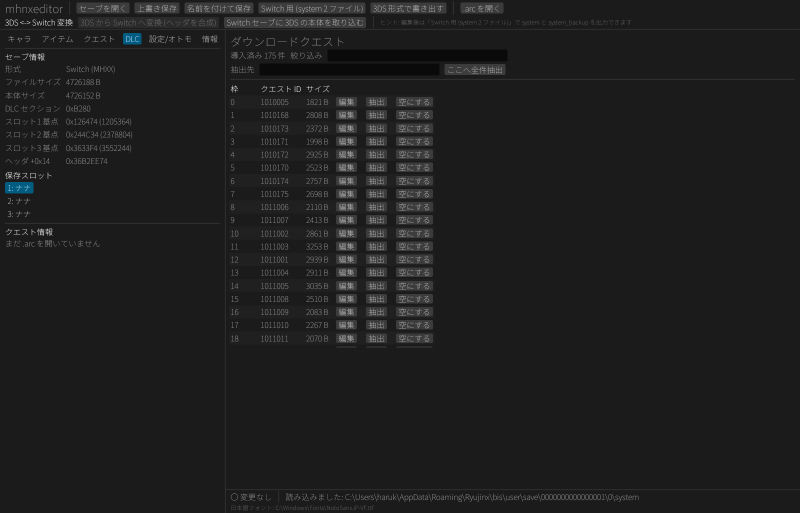
#> input picture .re_review_ux/dlc.png, 1600 x 1025 px, found by its file name (shown at 1/2 size)
$ python crop.py
#> lines starting #> are read from the running program, lines starting #| are printed output that depends on the picture

import sys
from PIL import Image
p = r"C:\anyWorkspace\nx\mhxx\mhnxeditor\.re_review_ux"
img = Image.open(p + r"\dlc.png")
#> img is the input picture: PIL image 1600x1025 RGBA; mean R, G, B, A 30.8, 30.9, 30.9, 255
print(img.size)
#| (1600, 1025)
# crop header area
img.crop((440, 155, 1060, 215)).resize((1240, 120), Image.LANCZOS).save(p + r"\z_dlc_header.png")
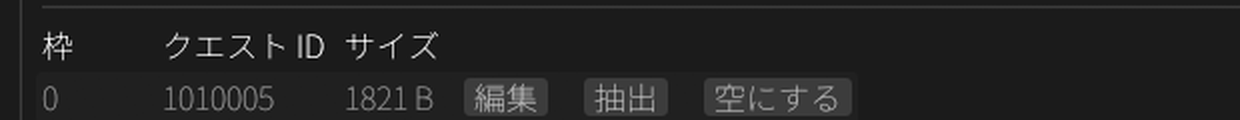
#> saved as z_dlc_header.png: PIL image 1240x120 RGBA; mean R, G, B, A 34.9, 34.9, 34.9, 255
img2 = Image.open(p + r"\extras.png")
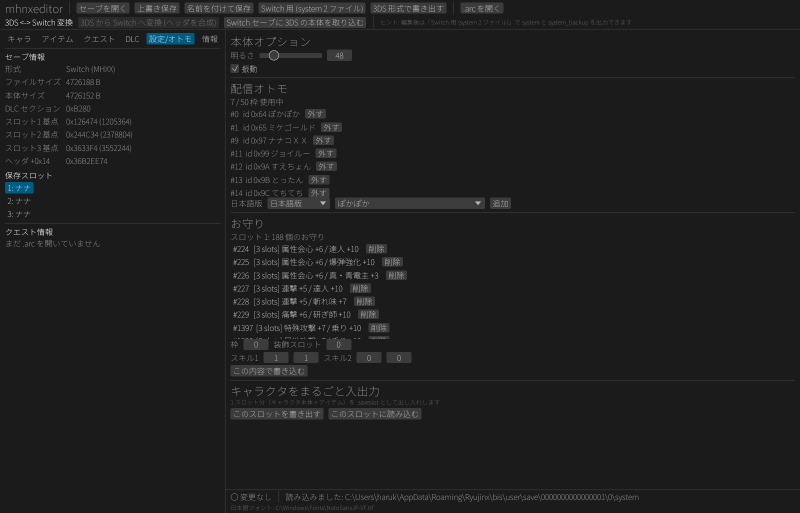
#> input picture .re_review_ux/extras.png, 1600 x 1025 px, found by its file name (shown at 1/2 size)
#> img2 is the input picture: PIL image 1600x1025 RGBA; mean R, G, B, A 30.5, 30.6, 30.7, 255
img2.crop((440, 660, 1000, 780)).resize((1120, 240), Image.LANCZOS).save(p + r"\z_charm_form.png")
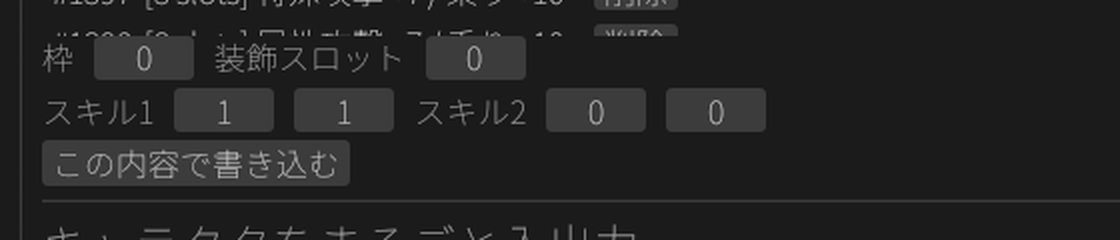
#> saved as z_charm_form.png: PIL image 1120x240 RGBA; mean R, G, B, A 35.2, 35.2, 35.2, 255
img3 = Image.open(p + r"\items_sel_hit.png")
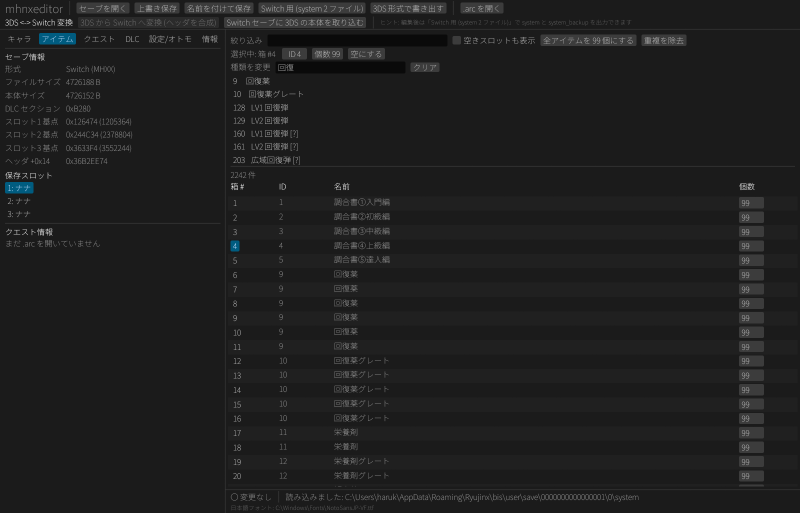
#> input picture .re_review_ux/items_sel_hit.png, 1600 x 1025 px, found by its file name (shown at 1/2 size)
#> img3 is the input picture: PIL image 1600x1025 RGBA; mean R, G, B, A 31, 31.1, 31.2, 255
img3.crop((440, 70, 1000, 330)).resize((1120, 520), Image.LANCZOS).save(p + r"\z_item_panel.png")
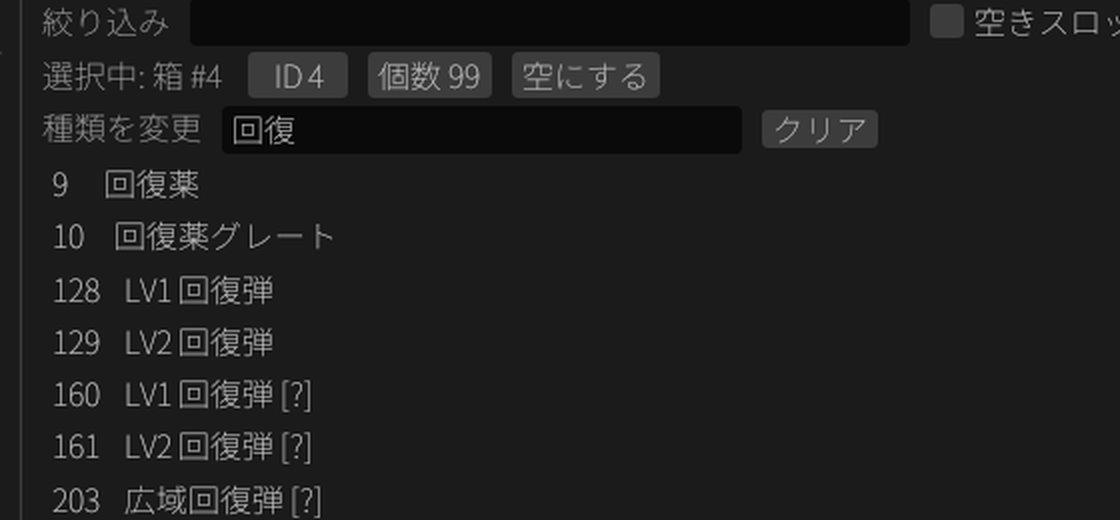
#> saved as z_item_panel.png: PIL image 1120x520 RGBA; mean R, G, B, A 30.2, 30.2, 30.2, 255
